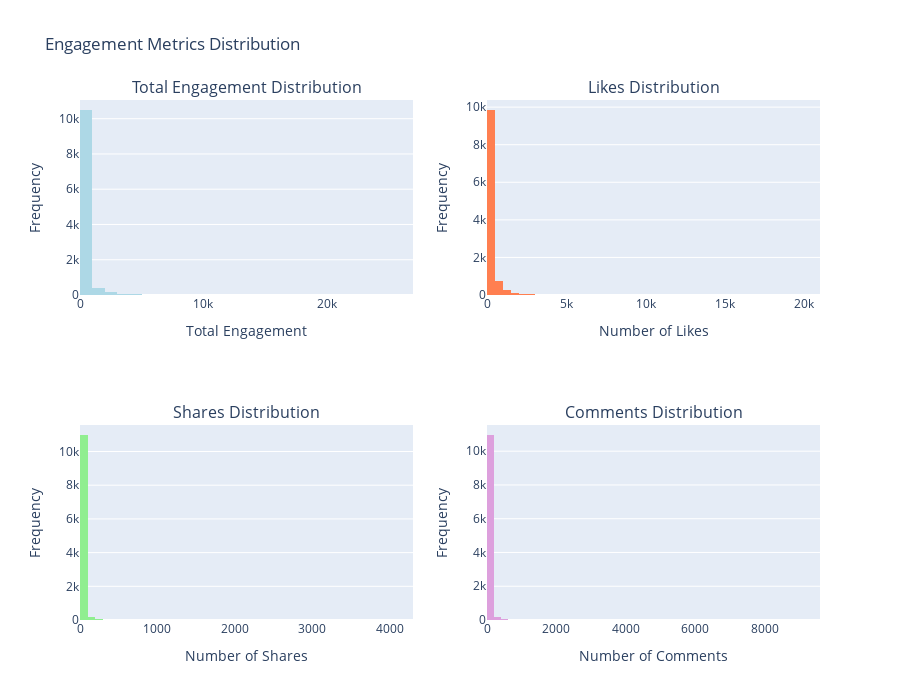

The code cell stored with this chart in its notebook:
### Code cell
# Engagement distribution visualization - Histograms
fig = make_subplots(
    rows=2, cols=2,
    subplot_titles=('Total Engagement Distribution', 'Likes Distribution',
                    'Shares Distribution', 'Comments Distribution')
)

# Total engagement histogram
fig.add_trace(
    go.Histogram(x=df['total_engagement'], name='Total', marker_color='lightblue', nbinsx=50),
    row=1, col=1
)

# Likes histogram
fig.add_trace(
    go.Histogram(x=df['numLikes'], name='Likes', marker_color='coral', nbinsx=50),
    row=1, col=2
)

# Shares histogram
fig.add_trace(
    go.Histogram(x=df['numShares'], name='Shares', marker_color='lightgreen', nbinsx=50),
    row=2, col=1
)

# Comments histogram
fig.add_trace(
    go.Histogram(x=df['numComments'], name='Comments', marker_color='plum', nbinsx=50),
    row=2, col=2
)

fig.update_layout(height=700, showlegend=False, title_text="Engagement Metrics Distribution")
fig.update_xaxes(title_text="Total Engagement", row=1, col=1)
fig.update_xaxes(title_text="Number of Likes", row=1, col=2)
fig.update_xaxes(title_text="Number of Shares", row=2, col=1)
fig.update_xaxes(title_text="Number of Comments", row=2, col=2)
fig.update_yaxes(title_text="Frequency", row=1, col=1)
fig.update_yaxes(title_text="Frequency", row=1, col=2)
fig.update_yaxes(title_text="Frequency", row=2, col=1)
fig.update_yaxes(title_text="Frequency", row=2, col=2)
fig.show()
fig.write_html('../output/figures/report_engagement_distribution.html')

### Figure 1 — Plotly figure (JSON) as saved in the notebook; plotly's stock layout.template omitted (floating-point values rounded to 4 significant figures; data arrays with more than 128 entries replaced by an {"elided": "..."} marker saying what was removed)
{"data": [{"marker": {"color": "lightblue"}, "name": "Total", "nbinsx": 50, "type": "histogram", "x": {"elided": "11227 int values"}, "xaxis": "x", "yaxis": "y"}, {"marker": {"color": "coral"}, "name": "Likes", "nbinsx": 50, "type": "histogram", "x": {"elided": "11227 int values"}, "xaxis": "x2", "yaxis": "y2"}, {"marker": {"color": "lightgreen"}, "name": "Shares", "nbinsx": 50, "type": "histogram", "x": {"elided": "11227 int values"}, "xaxis": "x3", "yaxis": "y3"}, {"marker": {"color": "plum"}, "name": "Comments", "nbinsx": 50, "type": "histogram", "x": {"elided": "11227 int values"}, "xaxis": "x4", "yaxis": "y4"}], "layout": {"annotations": [{"font": {"size": 16}, "showarrow": false, "text": "Total Engagement Distribution", "x": 0.225, "xanchor": "center", "xref": "paper", "y": 1, "yanchor": "bottom", "yref": "paper"}, {"font": {"size": 16}, "showarrow": false, "text": "Likes Distribution", "x": 0.775, "xanchor": "center", "xref": "paper", "y": 1, "yanchor": "bottom", "yref": "paper"}, {"font": {"size": 16}, "showarrow": false, "text": "Shares Distribution", "x": 0.225, "xanchor": "center", "xref": "paper", "y": 0.375, "yanchor": "bottom", "yref": "paper"}, {"font": {"size": 16}, "showarrow": false, "text": "Comments Distribution", "x": 0.775, "xanchor": "center", "xref": "paper", "y": 0.375, "yanchor": "bottom", "yref": "paper"}], "height": 700, "showlegend": false, "title": {"text": "Engagement Metrics Distribution"}, "xaxis": {"anchor": "y", "domain": [0, 0.45], "title": {"text": "Total Engagement"}}, "xaxis2": {"anchor": "y2", "domain": [0.55, 1], "title": {"text": "Number of Likes"}}, "xaxis3": {"anchor": "y3", "domain": [0, 0.45], "title": {"text": "Number of Shares"}}, "xaxis4": {"anchor": "y4", "domain": [0.55, 1], "title": {"text": "Number of Comments"}}, "yaxis": {"anchor": "x", "domain": [0.625, 1], "title": {"text": "Frequency"}}, "yaxis2": {"anchor": "x2", "domain": [0.625, 1], "title": {"text": "Frequency"}}, "yaxis3": {"anchor": "x3", "domain": [0, 0.375], "title": {"text": "Frequency"}}, "yaxis4": {"anchor": "x4", "domain": [0, 0.375], "title": {"text": "Frequency"}}}}
